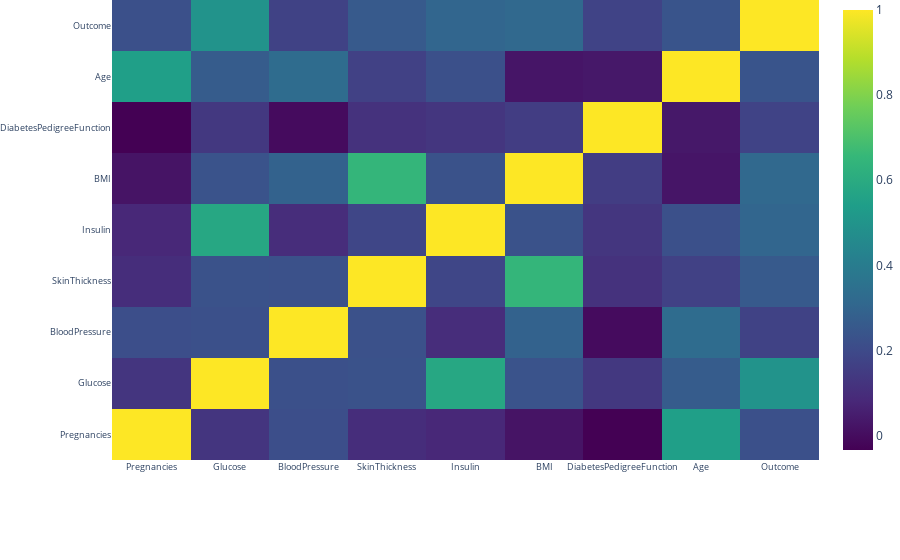

Source (notebook cell):
### Markdown cell above
A **correlation matrix** is a table showing correlation coefficients between sets of variables. Each random variable (Xi) in the table is correlated with each of the other values in the table (Xj). This allows you to see which pairs have the highest correlation.

### Code cell
correlation_plot(data)

### Figure 1 — Plotly figure (JSON) as saved in the notebook; plotly's stock layout.template omitted (floating-point values rounded to 4 significant figures)
{"data": [{"colorscale": [[0, "#440154"], [0.1111, "#482878"], [0.2222, "#3e4989"], [0.3333, "#31688e"], [0.4444, "#26828e"], [0.5556, "#1f9e89"], [0.6667, "#35b779"], [0.7778, "#6ece58"], [0.8889, "#b5de2b"], [1, "#fde725"]], "type": "heatmap", "x": ["Pregnancies", "Glucose", "BloodPressure", "SkinThickness", "Insulin", "BMI", "DiabetesPedigreeFunction", "Age", "Outcome"], "y": ["Pregnancies", "Glucose", "BloodPressure", "SkinThickness", "Insulin", "BMI", "DiabetesPedigreeFunction", "Age", "Outcome"], "z": [[1, 0.1281, 0.2142, 0.1002, 0.08217, 0.02172, -0.03352, 0.5443, 0.2219], [0.1281, 1, 0.2232, 0.228, 0.5812, 0.2328, 0.1372, 0.2671, 0.4947], [0.2142, 0.2232, 1, 0.2268, 0.09827, 0.2892, -0.002805, 0.3301, 0.1706], [0.1002, 0.228, 0.2268, 1, 0.1849, 0.6482, 0.115, 0.1668, 0.2595], [0.08217, 0.5812, 0.09827, 0.1849, 1, 0.2281, 0.1304, 0.2203, 0.3035], [0.02172, 0.2328, 0.2892, 0.6482, 0.2281, 1, 0.1554, 0.02584, 0.3137], [-0.03352, 0.1372, -0.002805, 0.115, 0.1304, 0.1554, 1, 0.03356, 0.1738], [0.5443, 0.2671, 0.3301, 0.1668, 0.2203, 0.02584, 0.03356, 1, 0.2384], [0.2219, 0.4947, 0.1706, 0.2595, 0.3035, 0.3137, 0.1738, 0.2384, 1]]}], "layout": {"margin": {"b": 100, "l": 100, "r": 0, "t": 0}, "title": {"text": "Correlation Matrix for variables"}, "xaxis": {"tickfont": {"size": 9}}, "yaxis": {"tickfont": {"size": 9}}}}
